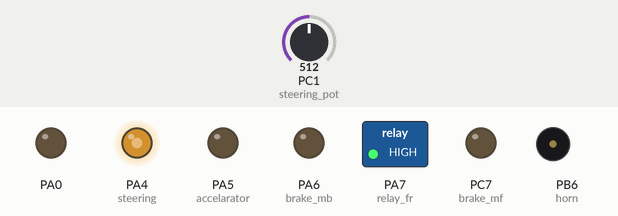
This sketch was run on a simulated STM32 Blue Pill. Shown: switched loads named in the sketch (green lamp = pin HIGH), output pins drawn as LEDs (lit = HIGH), buzzer (waves = sounding, pin HIGH). The test bench sets the inputs (shaded band); at power-on: PC1 (steering_pot) = 512 (analog values on the 0–1023 scale).

Above: at 0.1 s.
Timing chart, 0 to 1.6 s (numbered marks = the images above):
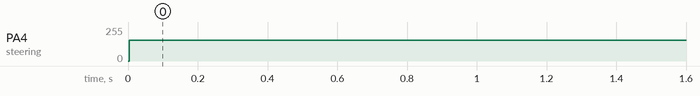

The sketch:

Car_Full_Control_STM.ino
```cpp
// Autonomous car full code
#include "HardwareTimer.h"

#define debug_verbose
#define debug_minimum

#define CHANNELS 8
#define limit 40 // Limit for the PID output

#define PPM_PIN PA0 // PPM input pin (A0)

#define steering_pot PC1 // A4 for analog input (A4)
#define steering PA4     // DAC pin for steering output (A2)
#define accelarator PA5  // DAC pin for accelerator output (D13)

#define relay_fr PA7 // Relay pin for forward direction (D11)
#define horn     PB6 // Horn relay pin (D10)
#define brake_mf PC7 // Motor forward pin (D9)
#define brake_mb PA6 // Motor backward pin (D12)

HardwareTimer *MyTim;

// PPM Capture Variables
volatile uint16_t ppmValues[CHANNELS];
volatile uint8_t ppmIndex = 0;
volatile uint32_t lastCapture = 0;

int target_angle = 0; // Variable to store the target angle

// pid variables
float kp = 6, ki = 1.0, kd = 0; // PID coefficients
int previous_error = 0;         // Previous error for PID
float integral = 0;               // Integral term for PID

uint8_t speed = 0; // Speed variable for motor control

bool braked = false; // Brake state variables

void IC_Handler()
{                                               // No parameters
    uint32_t now = MyTim->getCaptureCompare(1); // CCR1 value
    uint32_t diff = (now >= lastCapture) ? (now - lastCapture) : ((0xFFFF - lastCapture) + now);
    lastCapture = now;

    if (diff > 3000)
    {
        ppmIndex = 0; // new frame
    }
    else if (ppmIndex < CHANNELS)
    {
        ppmValues[ppmIndex] = diff;
        ppmIndex++;
    }
}

void setup()
{

    // TIM2 on PA0 (A0)
    MyTim = new HardwareTimer(TIM2);

    MyTim->setMode(1, TIMER_INPUT_CAPTURE_RISING, PPM_PIN); // channel 1, rising edge, pin
    MyTim->setOverflow(0xFFFF, MICROSEC_FORMAT);            // microsecond resolution
    MyTim->attachInterrupt(1, IC_Handler);                  // channel, callback
    MyTim->setInterruptPriority(0, 0);                      // highest priority
    MyTim->resume();

    // --------------------------------------------------------------------------------------
    Serial2.begin(115200);

    pinMode(steering_pot, INPUT);
    pinMode(steering, OUTPUT);
    pinMode(accelarator, OUTPUT);
    pinMode(brake_mf, OUTPUT); // Motor forward pin
    pinMode(brake_mb, OUTPUT); // Motor backward pin
    pinMode(relay_fr, OUTPUT); // Set relay pin as output
    pinMode(horn, OUTPUT);

    analogReadResolution(12); // Set ADC resolution to 12 bits
    analogWriteResolution(8); // Set PWM/DAC resolution to 8 bits
    analogWriteFrequency(20000);

    analogWrite(steering, 207);  // Initialize DAC output to 207
    analogWrite(accelarator, 0); //
    analogWrite(brake_mf, 0);    // Initialize motor forward pin to 0
    analogWrite(brake_mb, 0);    // Initialize motor backward pin to 0
    digitalWrite(relay_fr, HIGH);
    digitalWrite(horn, HIGH);

    // for (int i = 100; i <= 255; i += 5)
    // {
    //     analogWrite(steering, i); // Initialize steering output
    //     Serial2.print("Raw Value = ");
    //     Serial2.print(i);
    //     Serial2.println();
    //     delay(5000);
    // }
    // Serial2.println("Measurement complete, starting main loop...");
    // while(1) // Wait for a while before starting the main loop
    // {
    //     delay(1000);
    // }
}

void loop()
{
    // for (int i = 0; i < CHANNELS; i++)
    // {
    //     Serial2.print(ppmValues[i]);
    //     Serial2.print("  ");
    // }
    // Serial2.println();
    target_angle = map(constrain(ppmValues[0], 1030, 2010), 1030, 2010, -35, 35); // Map PPM value to angle range
#ifdef debug_verbose
    Serial2.print("Target Angle: ");
    Serial2.println(target_angle);
#endif

    speed = map(constrain(ppmValues[2], 1050, 2000), 1050, 2000, 0, 255); // Map PPM value to speed
    if (braked)
    {
        analogWrite(accelarator, 0);
    }
    else
    {
        analogWrite(accelarator, speed);
    }
#ifdef debug_verbose
    Serial2.print("Speed: ");
    Serial2.println(speed);
#endif

    // Control Forward/Backward Relay
    digitalWrite(relay_fr, ppmValues[4] > 1500 ? LOW : HIGH); // Forward if PPM value is above 1500
    // Control Horn
    digitalWrite(horn, ppmValues[3] < 1300 ? LOW : HIGH);

    // Control Motor Brake
    if (ppmValues[7] > 1500) // Brake if PPM value is above 1500
    {
        if (!braked)
        {
            braked = true;
            analogWrite(accelarator, 0); // Stop the motor
            analogWrite(brake_mf, 250);  // Brake motor forward
            analogWrite(brake_mb, 0);    // Stop motor backward
#if defined(debug_minimum) || defined(debug_verbose)
            Serial2.println("Brake applied, Motor stopped");
#endif
            delay(700);               // Delay to allow motor to stop
            analogWrite(brake_mf, 0); // Release brake motor forward
            analogWrite(brake_mb, 0); // Release brake motor backward
        }
    }
    else if (ppmValues[7] < 1500)
    {
        if (braked)
        {
            braked = false;
            analogWrite(brake_mf, 0);   // Brake motor forward
            analogWrite(brake_mb, 250); // Stop motor backward
#if defined(debug_minimum) || defined(debug_verbose)
            Serial2.println("Brake released, Motor running");
#endif
            delay(500);               // Delay to allow motor to run
            analogWrite(brake_mf, 0); // Release brake motor forward
            analogWrite(brake_mb, 0); // Release brake motor backward
        }
    }

    int current_angle = measure_angle();
#ifdef debug_verbose
    Serial2.print("Current Angle: ");
    Serial2.println(current_angle);
#endif

    // Calculate PID control
    int error = target_angle - current_angle; // Calculate error
    // if (abs(error) < 2)                       // If error is small, reset integral term
    // {
    //     // ki = 0; // Reset integral term if error is zero
    //     integral = 0; // Reset integral term
    // }
    integral += error;                                         // Update integral term
    integral =  constrain(integral,-limit*1.0/ki,limit*1.0/ki);
    int derivative = error - previous_error;                   // Calculate derivative term
    int output = kp * error + ki * integral + kd * derivative; // PID output
    previous_error = error;                                    // Update previous error for next iteration
    output = constrain(output, -limit, limit);                 // Constrain output to DAC range
#if defined(debug_minimum) || defined(debug_verbose)
    Serial2.print("PID Output: ");
    Serial2.println(output);
#endif
    // Write output to DAC
    analogWrite(steering, constrain(196 + output, 10, 255)); // Write to DAC pin
    delay(20);
}

int measure_angle()
{
    int analogValue = analogRead(steering_pot); // analog input
#ifdef debug_verbose
    Serial2.print("Raw Value: ");
    Serial2.print(analogValue);
    Serial2.print(" | ");
#endif
    analogValue = map(constrain(analogValue, 1500, 2720), 1500, 2720, -35, 35); // Map to a range of 0-100
#ifdef debug_verbose
    Serial2.print("Current Angle: ");
    Serial2.print(analogValue);
    Serial2.println(" degrees");
#endif
    return analogValue; // Return the target angle
}
```

Measured:
- by itself, PA4 (steering): 0/255 → 156/255 at 0.00 s
